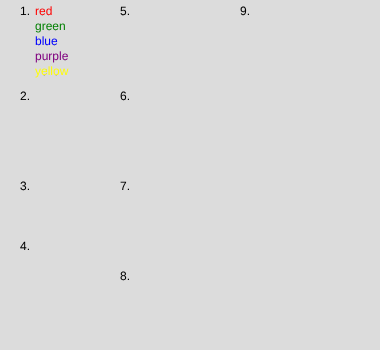
Frame 1 (no input)
Frame 60 (no input): identical to frame 1, image omitted
Frame 120 (the mouse pressed at the canvas centre since frame 60): identical to frame 1, image omitted

The p5.js sketch that drew this single still picture (run headless with seeded random() and noise() and a simulated clock; from frame 60 on, the mouse is pressed at the canvas centre):

// p5.js sketch
// ── sketch.js
let colors = ["red", "green", "blue", "purple", "yellow"]
let getallen = [400, 240, 10, 490, 30, 60, 244, 500, 301, 300]

function setup() {
  createCanvas(380, 350);
}

function draw() {
  background(220);

  stroke(0);
  strokeWeight(0);
  fill(0);
  text("1.", 20, 15);
  text("2.", 20, 100);
  text("3.", 20, 190);
  text("4.", 20, 250);
  text("5.", 120, 15);
  text("6.", 120, 100);
  text("7.", 120, 190);
  text("8.", 120, 280);
  text("9.", 240, 15);

  //1
  h = 0;
  y = 15;
  for (let i = 0; i < 5; i++) {
    fill(colors[h]);
    text(colors[h], 35, y);

    y += 15;
    h ++;
  }

  // //2
  // h1 = 0;
  // y1 = 100;
  // for (let i = 0; i < 5; i++) {
  //   fill(colors[h1]);
  //   text(colors[h1], 35, y1);
  //   colors.shift();

  //   y1 += 15;
  //   h1 ++;
  // }

  // //3
  // h2 = 0;
  // y2 = 190;
  // for (let i = 0; i < 5; i++) {
  //   fill(colors[h2]);
  //   text(colors[h2], 35, y2);

  //   y2 += 15;
  //   h2 ++;
  // }

  //4
  c = 0;
  y3 = 250;
  for (let col of getallen) {
    if (col < 300) {
      print(getallen[c], 35, y3);
      y3 += 15;
    }
    c += 1;
  }
}
